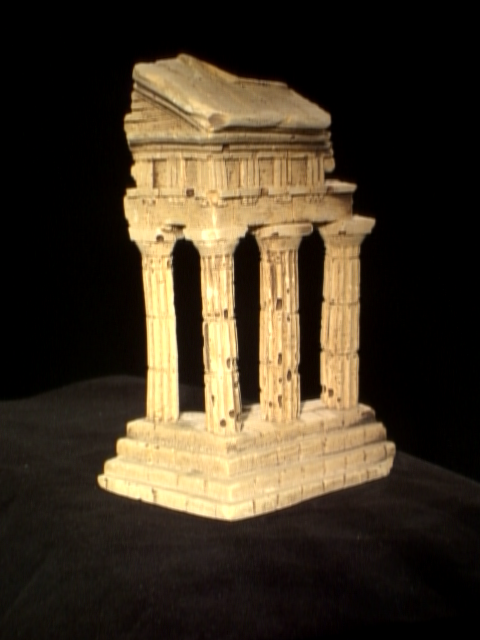
%> input picture 4/packages/data/im1.png, 480 x 640 px
$ octave testDepth.m   (GNU Octave 9; MATLAB toolbox functions it lacks are replaced by stand-ins)
%> lines starting %> are read from the running program, lines starting %| are printed output that depends on the picture
### 4/packages/matlab/get_disparity.m
function dispM = get_disparity(im1, im2, maxDisp, windowSize)
% GET_DISPARITY creates a disparity map from a pair of rectified images im1 and
%   im2, given the maximum disparity MAXDISP and the window size WINDOWSIZE.

mask = ones(windowSize, windowSize);

[row, col] = size(im1);

disp = zeros(row, col, maxDisp+1);

temp = zeros(row, col);

for i=0:maxDisp
    temp(1:(row*(col-i))) = (im1((1:(row * (col-i))) + row*i) - im2(1:(row * (col-i)))).^2;

    disp(:,:, i+1) = conv2(temp, mask, 'same');
end

[~, index] = min(disp, [], 3);
dispM = index-1;

end

### 4/packages/matlab/get_depth.m
function depthM = get_depth(dispM, K1, K2, R1, R2, t1, t2)
% GET_DEPTH creates a depth map from a disparity map (DISPM).

% Get f
f = K1(1,1);

% Get b
c1 = -inv(R1)*t1;
c2 = -inv(R2)*t2;
b = sqrt(sum((c1-c2).*(c1-c2)));

% disp(size(b));
% disp(size(f));

depthM = zeros(size(dispM));
for i = 1:size(dispM, 2)
    for j = 1:size(dispM, 1)
        if dispM(j, i) == 0
            depthM(j, i) = 0;
        else
            depthM(j, i) = (b*f*dispM(j, i));
        end
    end
end

### 5/packages/matlab/testRectify.m
clear all ;
% Load image and paramters
im1 = imread('../data/im1.png');
im2 = imread('../data/im2.png');
im1 = rgb2gray(im1);
im2 = rgb2gray(im2);

load('../data/intrinsics.mat', 'K1', 'K2');

load('../data/extrinsics.mat', 'R1', 'R2', 't1', 't2');

% Rectify images
[M1, M2, K1n, K2n, R1n, R2n, t1n, t2n] = rectify_pair(K1, K2, R1, R2, t1, t2);

[rectIL, rectIR, bbL, bbR] = warp_stereo(im1, im2, M1, M2) ;

% Save the rectification parameters
save('rectify.mat', 'M1', 'M2', 'K1n', 'K2n', 'R1n', 'R2n', 't1n', 't2n');

% Display
[rectIL, rectIR, bbL, bbR] = warp_stereo(im1, im2, M1, M2) ;

[nR nC] = size(rectIL) ;
rectImg = zeros(nR, 2*nC, 'uint8') ;
rectImg(:,1:nC) = rectIL ;
rectImg(:,nC+1:end) = rectIR ;

% load gt info.
load('../data/someCorresp.mat', 'pts1', 'pts2');
gtL = pts1(1:20:end, :)';
gtR = pts2(1:20:end, :)';

% warp left and right points
mlx = p2t(M1,gtL);
mrx = p2t(M2,gtR);
mrx(1,:) = mrx(1,:) + nC ;

% [4 lines of commented-out code are left out]

### 4/packages/matlab/testDepth.m
clear all ;
 % Load image and paramters
im1 = imread('../data/im1.png');
%> im1 is the input picture: size 640x480x3 uint8; mean R, G, B 65.3, 53.9, 37.1
im2 = imread('../data/im2.png');
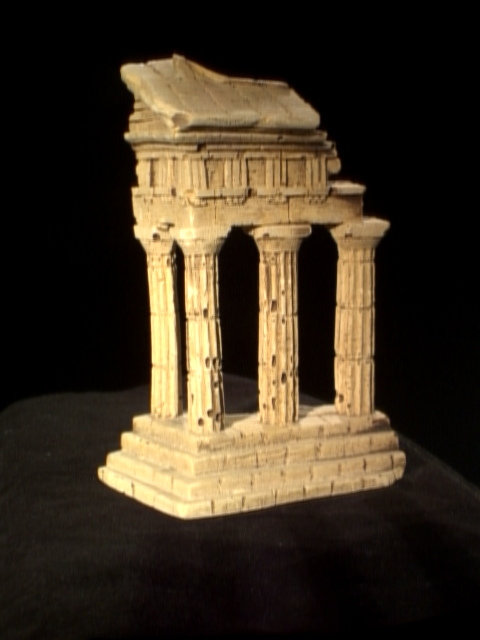
%> input picture 4/packages/data/im2.png, 480 x 640 px
%> im2 is the input picture: size 640x480x3 uint8; mean R, G, B 60.7, 49.2, 33.3
im1 = rgb2gray(im1);
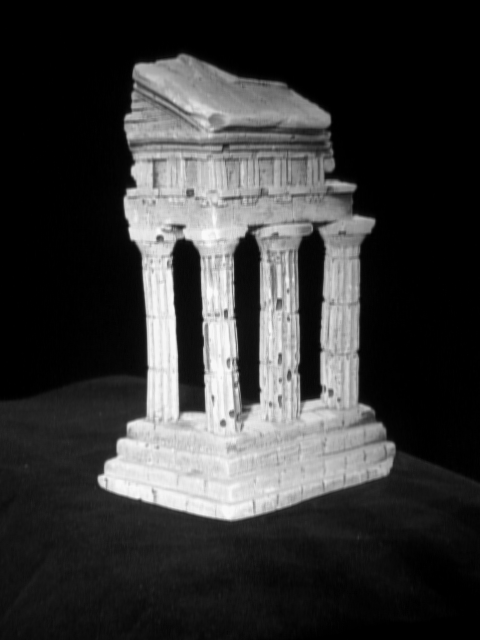
%> im1: size 640x480 uint8; min 0, max 250, mean 55.4
im2 = rgb2gray(im2);
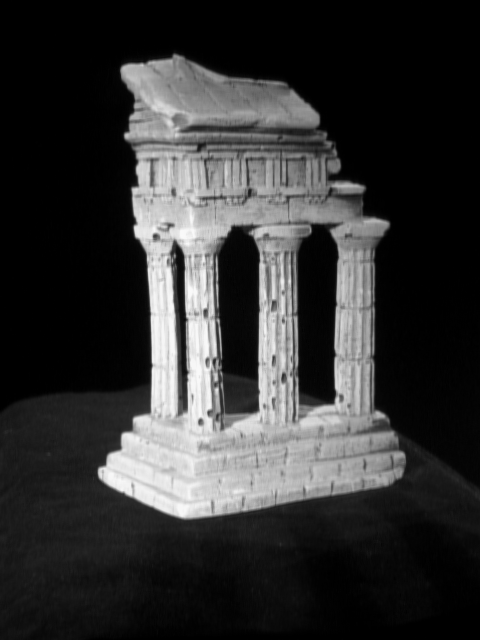
%> im2: size 640x480 uint8; min 0, max 250, mean 50.8
load('rectify.mat', 'M1', 'M2', 'K1n', 'K2n', 'R1n', 'R2n', 't1n', 't2n');

maxDisp = 20;
windowSize = 3;
dispM = get_disparity(im1, im2, maxDisp, windowSize);
%> after the loop in get_disparity, `for i=0:maxDisp`:
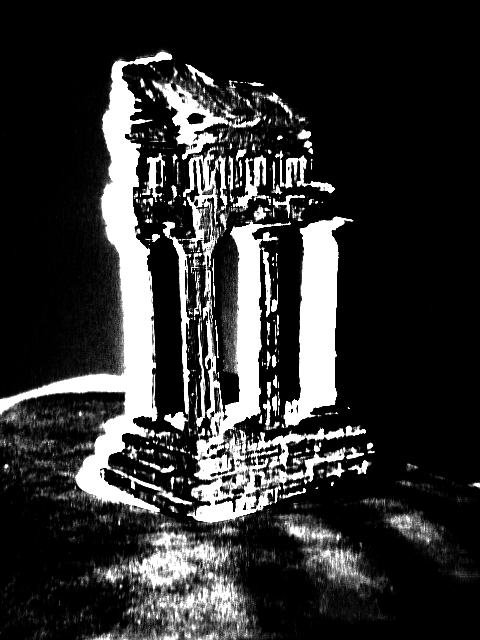
%> temp: size 640x480 double; min 0, max 255, mean 49.9
%> in get_disparity, `[~, index] = min(disp, [], 3);`:
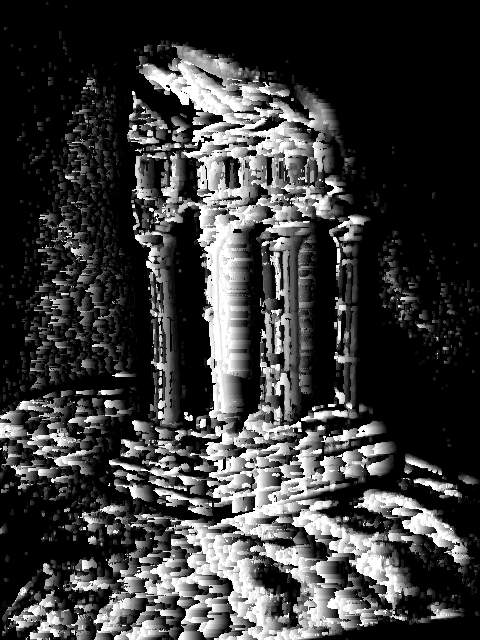
%> index: size 640x480 double; min 1, max 21, mean 5.6; drawn with min black and max white

% --------------------  get depth map

depthM = get_depth(dispM, K1n, K2n, R1n, R2n, t1n, t2n);


% --------------------  Display

figure; imagesc(dispM.*(im1>40)); colormap(gray); axis image;
%> after `axis image`:
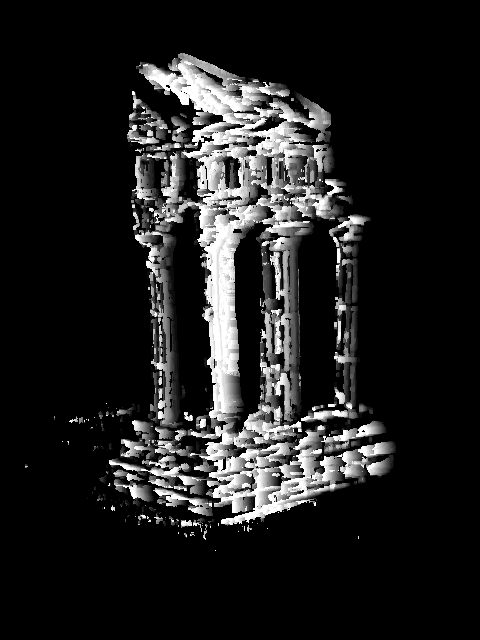
%> displayed picture: size 640x480x3, on the screen's scale of 0 to 255; min 0, max 255, mean 31.1
%> the run ends on the next line
figure; imagesc(depthM.*(im1>40)); colormap(gray); axis image;

%------- After
maxDisp = 20;
windowSize = 3;

% save rectification
testRectify;
